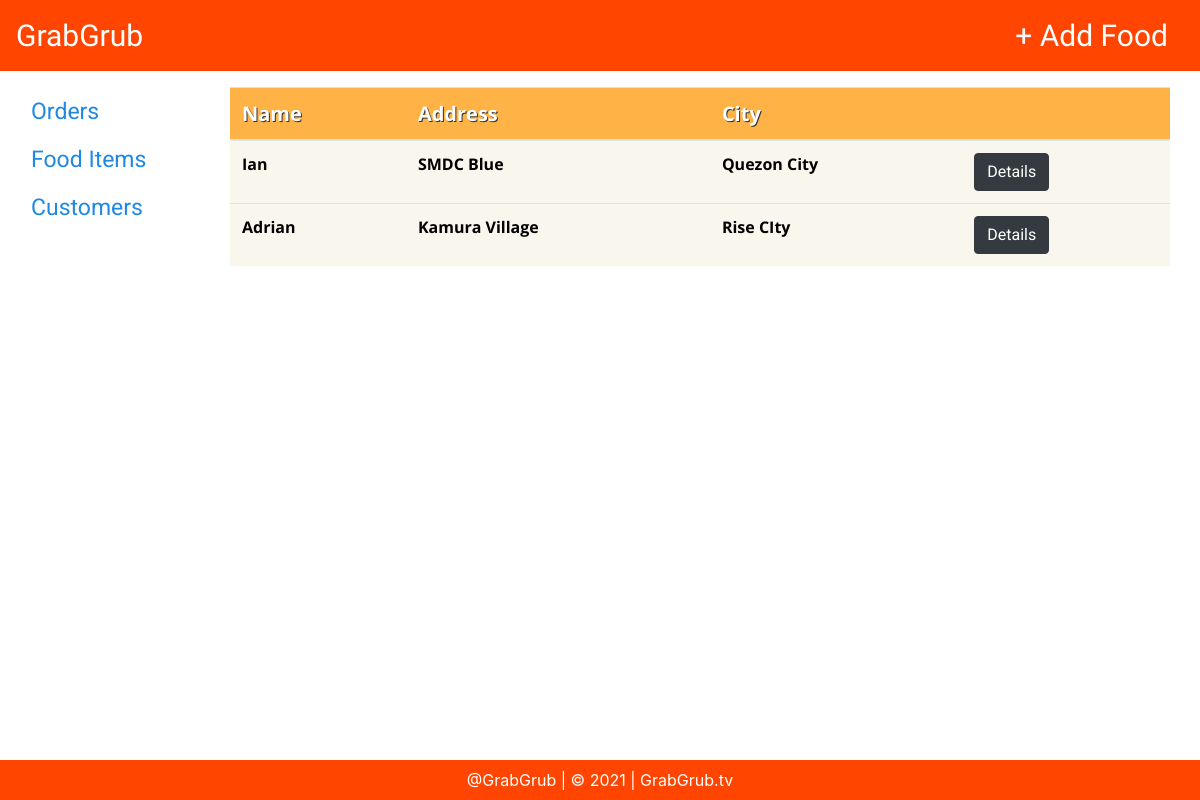
The app's page /view_customer with its own data.
### Kiosk/models.py (models this page shows, shortened)
class Customer(models.Model):
    name = CharField(max_length=300)
    address = CharField(max_length=300)
    city = CharField(max_length=300)

### Kiosk/views.py (the view)
# urls.py: path('view_customer', views.view_customer, name='view_customer'),
def view_customer(request):
    customer_object = Customer.objects.all()
    return render(request, 'Kiosk/customers.html', {'customer':customer_object})

### Kiosk/templates/Kiosk/customers.html
{% extends 'Kiosk/base.html' %}
{% load static %}
{% block content %}
	<div class="col-12">
		<table class="table table-striped">
			<thead>
				<th scope="col"> Name </th>
				<th scope="col"> Address </th>
				<th scope="col"> City </th>
				<th scope="col"></th>
			</thead>
			<tbody>
				{% for c in customer %}
				<tr>
					<td> {{ c.name }} </td>
					<td> {{ c.address }} </td>
					<td> {{ c.city }} </td>
					<td><a href="{% url 'view_customer_details' pk=c.pk %}"  class="btn btn-dark">Details</a></td>
				</tr>
				{% endfor %}
			</tbody>
		</table>
	</div>
{% endblock %}

### records on screen
Customer: name "Ian", address "SMDC Blue", city "Quezon City"
Customer: name "Adrian", address "Kamura Village", city "Rise CIty"
